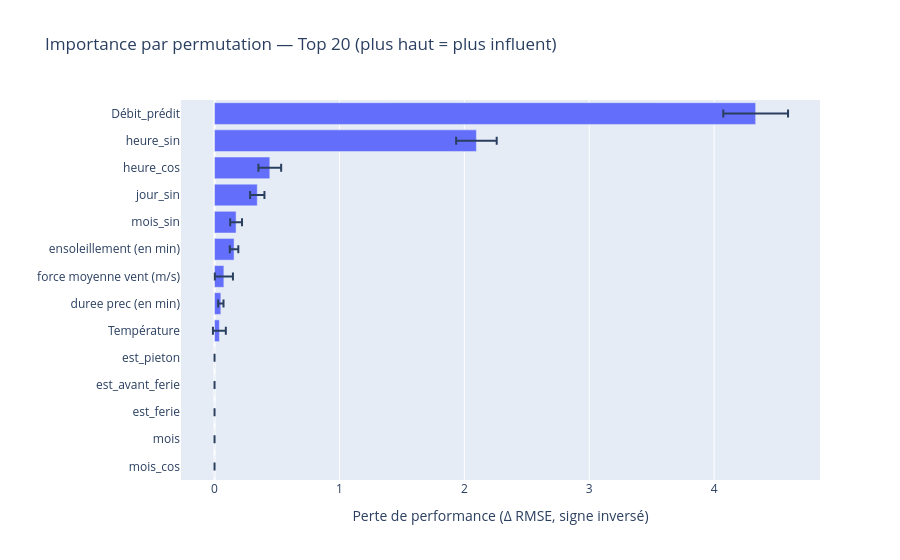

The code cell stored with this chart in its notebook:
### Code cell
perm = permutation_importance(
    estimator=pipe_occ,
    X=X_test_occ,
    y=y_test_occ,
    n_repeats=20,
    random_state=42,
    scoring='neg_root_mean_squared_error'  
)

imp_df = (
    pd.DataFrame({
        'feature': features_occ,
        'importance_mean': perm.importances_mean,
        'importance_std': perm.importances_std
    })
    .sort_values('importance_mean', ascending=False)
)

print(imp_df.head(20))

topk = imp_df.head(20).sort_values('importance_mean', ascending=True)
fig = px.bar(
    topk,
    x='importance_mean', y='feature',
    error_x='importance_std',
    orientation='h',
    title='Importance par permutation — Top 20 (plus haut = plus influent)'
)
fig.update_layout(xaxis_title="Perte de performance (Δ RMSE, signe inversé)", yaxis_title="")
fig.show()

### Figure 1 — Plotly figure (JSON) as saved in the notebook; plotly's stock layout.template omitted (floating-point values rounded to 4 significant figures)
{"data": [{"error_x": {"array": [0.0, 0.0, 0.0, 0.0, 0.0, 0.05155, 0.02157, 0.07258, 0.03409, 0.04733, 0.05753, 0.09101, 0.1624, 0.2593]}, "hovertemplate": "importance_mean=%{x}<br>feature=%{y}<extra></extra>", "legendgroup": "", "marker": {"color": "#636efa", "pattern": {"shape": ""}}, "name": "", "orientation": "h", "showlegend": false, "textposition": "auto", "type": "bar", "x": [0.0, 0.0, 0.0, 0.0, 0.0, 0.03879, 0.05014, 0.07471, 0.1563, 0.1725, 0.342, 0.4424, 2.097, 4.333], "xaxis": "x", "y": ["mois_cos", "mois", "est_ferie", "est_avant_ferie", "est_pieton", "Température", "duree prec (en min)", "force moyenne vent (m/s)", "ensoleillement (en min)", "mois_sin", "jour_sin", "heure_cos", "heure_sin", "Débit_prédit"], "yaxis": "y"}], "layout": {"barmode": "relative", "legend": {"tracegroupgap": 0}, "title": {"text": "Importance par permutation — Top 20 (plus haut = plus influent)"}, "xaxis": {"anchor": "y", "domain": [0, 1], "title": {"text": "Perte de performance (Δ RMSE, signe inversé)"}}, "yaxis": {"anchor": "x", "domain": [0, 1], "title": {"text": ""}}}}
